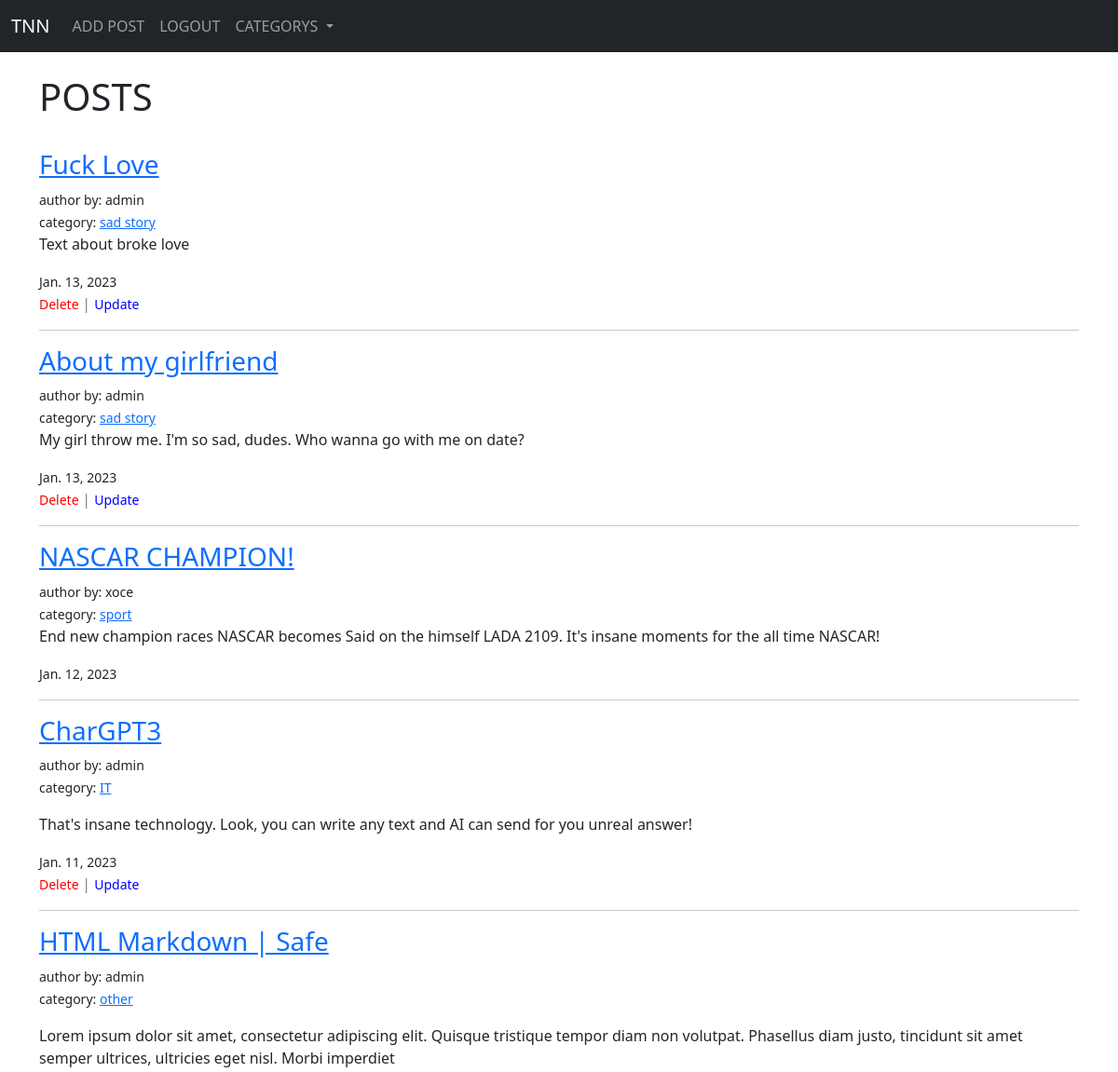
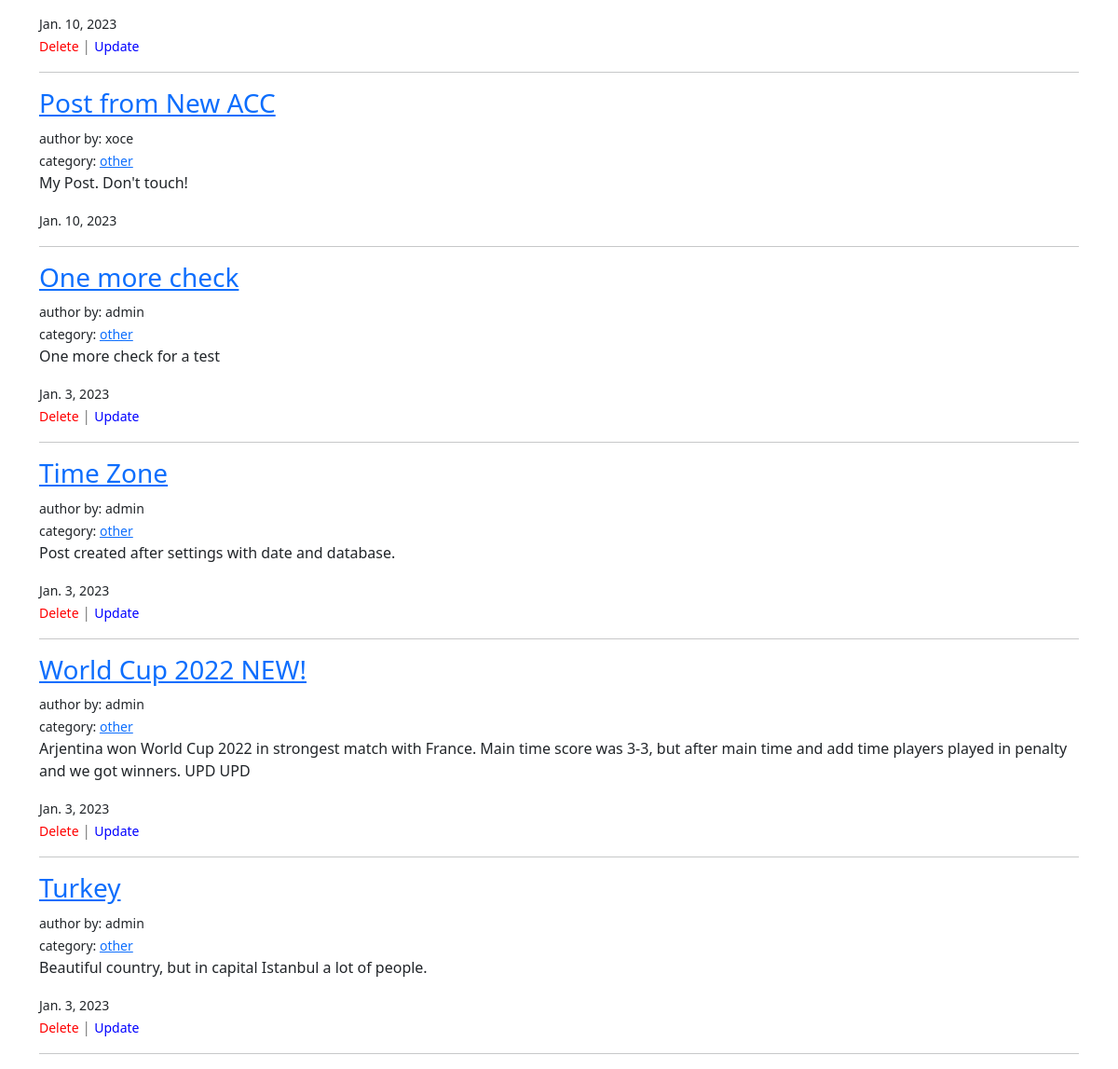
The app's page / (signed in) with its own data (2 pictures, top to bottom).
### blogpage/models.py (models this page shows, shortened)
class Post(models.Model):
    title = models.CharField(max_length=255)
    author = models.ForeignKey(User, models.CASCADE)
    body = models.TextField()
    category = models.CharField(max_length=255, default='other')
    post_date = models.DateField(auto_now_add=True)
    post_date_time = models.DateTimeField(auto_now_add=True)

### blogpage/views.py (the view)
# urls.py: path('', HomePage.as_view(), name='home-page'),
class HomePage(ListView):
    model = Post
    template_name = 'home.html'
    ordering = ['-post_date_time']
    def get_context_data(self, *args, **kwargs):
        cat_menu = Category.objects.all()
        context = super().get_context_data(*args, **kwargs)
        context['cat_menu'] = cat_menu
        return context

### blogpage/models.py (called while the page is built)
    def __str__(self) -> str:
        return self.name_category

### blogpage/templates/home.html
{% extends "base.html" %}
{% block content %}
<h1>POSTS</h1>
<br>
{% for post in object_list %}
    <h3> <a href="{% url 'detail-page' post.pk %}"> {{ post.title }} </a> </h3>
    <small> author by: {{ post.author }} </small>
    <br>
    <small>category: <a href="{% url 'category' post.category|slugify %}">{{ post.category }}</a></small>
    <p> {{ post.body|slice:200|safe }} </p>
    <small>{{post.post_date}}</small>
    {% if user.is_authenticated and user == post.author %}
    <br>
    <small><a href="{% url 'delete-post-page' post.pk %}" style="text-decoration:none; color:red"> Delete </a> </small>
    <span style="color:gray">|</span>
    <small><a href="{% url 'update-post-page' post.pk %}" style="text-decoration:none; color:blue"> Update </a> </small>
    {% endif %}
    <hr>
{% endfor %}
{% endblock %}

### records on screen
Post: title "Fuck Love", author "admin", category "sad story", body "Text about broke love", post_date "Jan. 13, 2023", shows "Delete"
Post: title "About my girlfriend", author "admin", category "sad story", body "My girl throw me. I'm so sad, dudes. Who wanna go with me on date?", post_date "Jan. 13, 2023", shows "Delete"
Post: title "NASCAR CHAMPION!", author "xoce", category "sport", body "End new champion races NASCAR becomes Said on the himself LADA 2109. It's insane moments for the all time NASCAR!", post_date "Jan. 12, 2023"
Post: title "CharGPT3", author "admin", category "IT", body "That's insane technology. Look, you can write any text and AI can send for you unreal answer!", post_date "Jan. 11, 2023", shows "Delete"
Post: title "HTML Markdown | Safe", author "admin", category "other", body "Lorem ipsum dolor sit amet, consectetur adipiscing elit. Quisque tristique tempor diam non volutpat. Phasellus diam justo, tincidunt sit amet semper ultrices, ultricies eget nisl. Morbi imperdiet", post_date "Jan. 10, 2023", shows "Delete"
Post: title "Post from New ACC", author "xoce", category "other", body "My Post. Don't touch!", post_date "Jan. 10, 2023"
Post: title "One more check", author "admin", category "other", body "One more check for a test", post_date "Jan. 3, 2023", shows "Delete"
Post: title "Time Zone", author "admin", category "other", body "Post created after settings with date and database.", post_date "Jan. 3, 2023", shows "Delete"
Post: title "World Cup 2022 NEW!", author "admin", category "other", body "Arjentina won World Cup 2022 in strongest match with France. Main time score was 3-3, but after main time and add time players played in penalty and we got winners. UPD UPD", post_date "Jan. 3, 2023", shows "Delete"
Post: title "Turkey", author "admin", category "other", body "Beautiful country, but in capital Istanbul a lot of people.", post_date "Jan. 3, 2023", shows "Delete"
